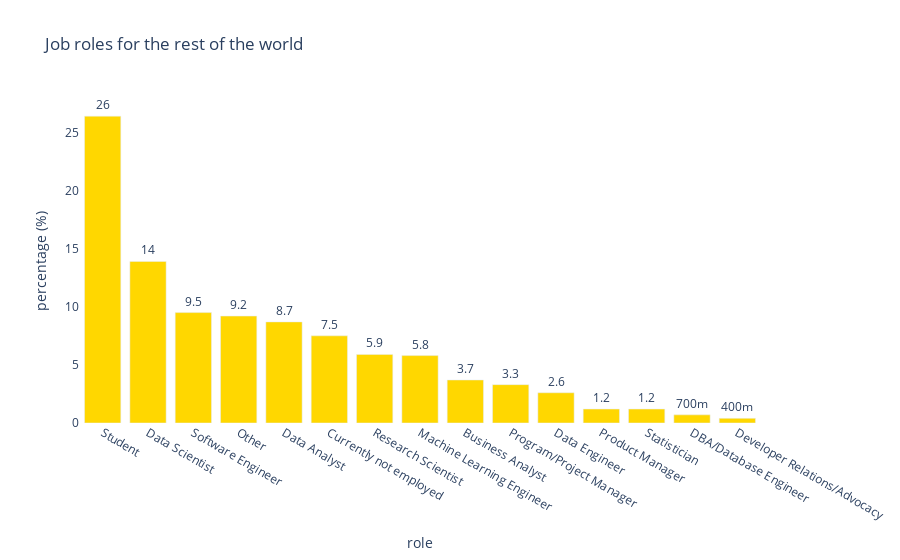

Notebook source saved alongside this figure:
### Code cell
job_rotw = rest_of_the_world["Q5"].value_counts(normalize=True, ascending=False) 
job_rotw = job_rotw.mul(100)
job_rotw = job_rotw.round(decimals=1)
job_rotw = pd.DataFrame(data=job_rotw)
job_rotw.reset_index(inplace=True)
job_rotw.columns = ["role","percentage (%)"] 

fig = px.bar(job_rotw, x="role", y="percentage (%)", text='percentage (%)',
            title="Job roles for the rest of the world")
fig.update_traces(texttemplate='%{text:.2s}', textposition='outside', marker_color=colors_rotw,) 
fig.update_layout(uniformtext_minsize=8, uniformtext_mode='hide', plot_bgcolor = "white")
fig.show()

### Figure 1 — Plotly figure (JSON) as saved in the notebook; plotly's stock layout.template omitted (floating-point values rounded to 4 significant figures)
{"data": [{"alignmentgroup": "True", "hovertemplate": "role=%{x}<br>percentage (%)=%{text}<extra></extra>", "legendgroup": "", "marker": {"color": "gold"}, "name": "", "offsetgroup": "", "orientation": "v", "showlegend": false, "text": [26.4, 13.9, 9.5, 9.2, 8.7, 7.5, 5.9, 5.8, 3.7, 3.3, 2.6, 1.2, 1.2, 0.7, 0.4], "textposition": "outside", "texttemplate": "%{text:.2s}", "type": "bar", "x": ["Student", "Data Scientist", "Software Engineer", "Other", "Data Analyst", "Currently not employed", "Research Scientist", "Machine Learning Engineer", "Business Analyst", "Program/Project Manager", "Data Engineer", "Product Manager", "Statistician", "DBA/Database Engineer", "Developer Relations/Advocacy"], "xaxis": "x", "y": [26.4, 13.9, 9.5, 9.2, 8.7, 7.5, 5.9, 5.8, 3.7, 3.3, 2.6, 1.2, 1.2, 0.7, 0.4], "yaxis": "y"}], "layout": {"barmode": "relative", "legend": {"tracegroupgap": 0}, "plot_bgcolor": "white", "title": {"text": "Job roles for the rest of the world"}, "uniformtext": {"minsize": 8, "mode": "hide"}, "xaxis": {"anchor": "y", "domain": [0, 1], "title": {"text": "role"}}, "yaxis": {"anchor": "x", "domain": [0, 1], "title": {"text": "percentage (%)"}}}}
